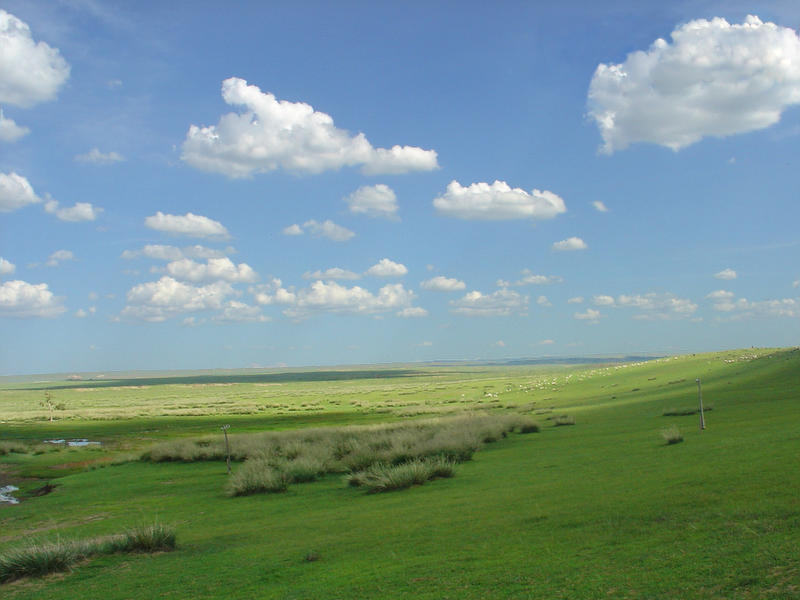
#> input picture week1/imagename.jpg, 800 x 600 px
$ python skimage_rgb_to_gray.py
#> lines starting #> are read from the running program, lines starting #| are printed output that depends on the picture
# import io from scikit-image library
from skimage import io
# import color from scikit-image library
from skimage import color
img = io.imread(fname= 'imagename.jpg' )
#> img is the input picture: shape (600, 800, 3); mean R, G, B 118.4, 146.5, 141.4
gimg = color.rgb2gray(img)
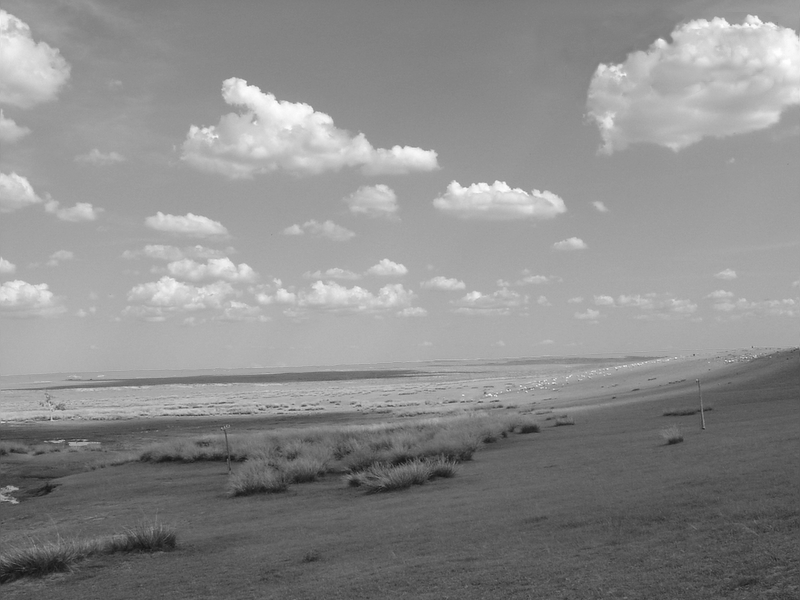
#> gimg: shape (600, 800) float64; min 0.0782, max 1, mean 0.55
io.imshow(gimg)
